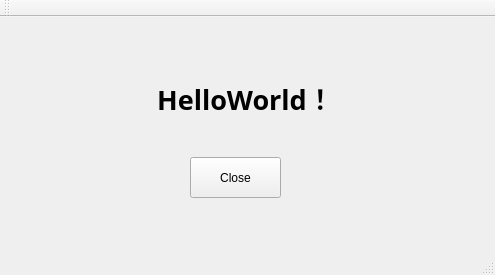
<?xml version="1.0" encoding="UTF-8"?>
<ui version="4.0">
 <class>HelloWorldClass</class>
 <widget class="QMainWindow" name="HelloWorldClass">
  <property name="geometry">
   <rect>
    <x>0</x>
    <y>0</y>
    <width>495</width>
    <height>275</height>
   </rect>
  </property>
  <property name="windowTitle">
   <string>HelloWorld</string>
  </property>
  <widget class="QWidget" name="centralWidget">
   <widget class="QLabel" name="labHello">
    <property name="geometry">
     <rect>
      <x>100</x>
      <y>40</y>
      <width>291</width>
      <height>81</height>
     </rect>
    </property>
    <property name="font">
     <font>
      <family>Aharoni</family>
      <pointsize>20</pointsize>
      <weight>75</weight>
      <bold>true</bold>
     </font>
    </property>
    <property name="text">
     <string>HelloWorld！</string>
    </property>
    <property name="alignment">
     <set>Qt::AlignCenter</set>
    </property>
   </widget>
   <widget class="QPushButton" name="btnClose">
    <property name="geometry">
     <rect>
      <x>190</x>
      <y>140</y>
      <width>91</width>
      <height>41</height>
     </rect>
    </property>
    <property name="text">
     <string>Close</string>
    </property>
   </widget>
  </widget>
  <widget class="QMenuBar" name="menuBar">
   <property name="geometry">
    <rect>
     <x>0</x>
     <y>0</y>
     <width>495</width>
     <height>17</height>
    </rect>
   </property>
  </widget>
  <widget class="QToolBar" name="mainToolBar">
   <attribute name="toolBarArea">
    <enum>TopToolBarArea</enum>
   </attribute>
   <attribute name="toolBarBreak">
    <bool>false</bool>
   </attribute>
  </widget>
  <widget class="QStatusBar" name="statusBar"/>
 </widget>
 <layoutdefault spacing="6" margin="11"/>
 <resources>
  <include location="HelloWorld.qrc"/>
 </resources>
 <connections>
  <connection>
   <sender>btnClose</sender>
   <signal>clicked()</signal>
   <receiver>HelloWorldClass</receiver>
   <slot>close()</slot>
   <hints>
    <hint type="sourcelabel">
     <x>235</x>
     <y>191</y>
    </hint>
    <hint type="destinationlabel">
     <x>247</x>
     <y>137</y>
    </hint>
   </hints>
  </connection>
 </connections>
</ui>
